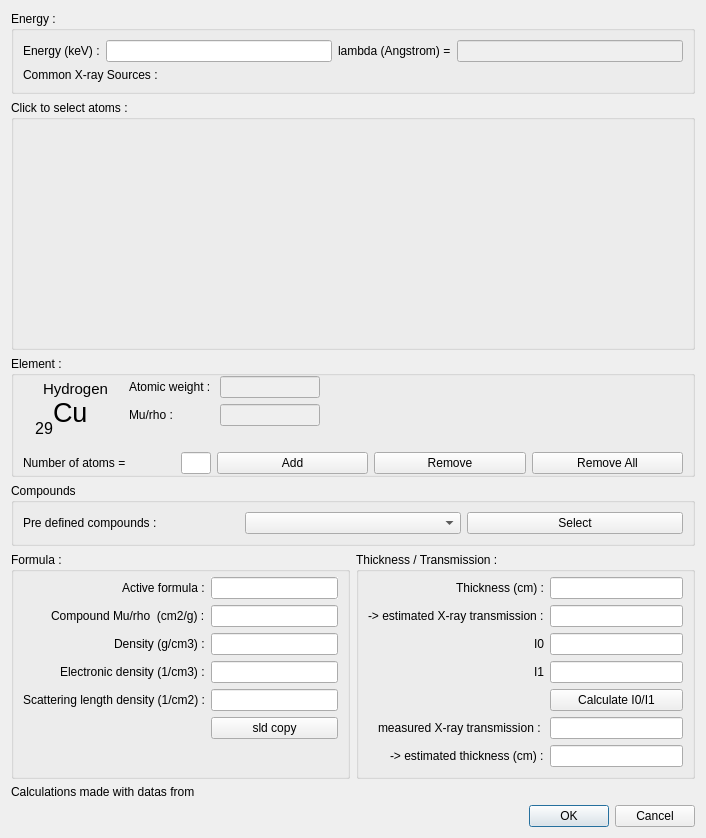
<?xml version="1.0" encoding="UTF-8"?>
<ui version="4.0">
 <class>absorption</class>
 <widget class="QDialog" name="absorption">
  <property name="windowModality">
   <enum>Qt::WindowModal</enum>
  </property>
  <property name="geometry">
   <rect>
    <x>0</x>
    <y>0</y>
    <width>706</width>
    <height>663</height>
   </rect>
  </property>
  <property name="maximumSize">
   <size>
    <width>16777215</width>
    <height>663</height>
   </size>
  </property>
  <property name="windowTitle">
   <string>X-Rays absorption tool</string>
  </property>
  <layout class="QVBoxLayout" name="verticalLayout">
   <item>
    <widget class="QGroupBox" name="groupBoxEnergy">
     <property name="maximumSize">
      <size>
       <width>16777215</width>
       <height>150</height>
      </size>
     </property>
     <property name="title">
      <string>Energy :</string>
     </property>
     <property name="flat">
      <bool>true</bool>
     </property>
     <layout class="QVBoxLayout" name="verticalLayout_2">
      <item>
       <layout class="QGridLayout" name="gridLayout">
        <item row="0" column="1">
         <widget class="QLineEdit" name="lineEnergy"/>
        </item>
        <item row="0" column="2">
         <widget class="QLabel" name="label_2">
          <property name="text">
           <string>lambda (Angstrom) =</string>
          </property>
         </widget>
        </item>
        <item row="0" column="0">
         <widget class="QLabel" name="label">
          <property name="text">
           <string>Energy (keV) :</string>
          </property>
         </widget>
        </item>
        <item row="0" column="3">
         <widget class="QLineEdit" name="lineLambda">
          <property name="enabled">
           <bool>false</bool>
          </property>
         </widget>
        </item>
       </layout>
      </item>
      <item>
       <layout class="QGridLayout" name="gridXraySources">
        <item row="0" column="0">
         <widget class="QLabel" name="label_3">
          <property name="text">
           <string>Common X-ray Sources :</string>
          </property>
         </widget>
        </item>
       </layout>
      </item>
     </layout>
    </widget>
   </item>
   <item>
    <widget class="QGroupBox" name="groupBoxTable">
     <property name="minimumSize">
      <size>
       <width>0</width>
       <height>250</height>
      </size>
     </property>
     <property name="maximumSize">
      <size>
       <width>16777215</width>
       <height>16777215</height>
      </size>
     </property>
     <property name="autoFillBackground">
      <bool>true</bool>
     </property>
     <property name="title">
      <string>Click to select atoms :</string>
     </property>
     <property name="flat">
      <bool>true</bool>
     </property>
     <layout class="QVBoxLayout" name="verticalLayout_3">
      <property name="spacing">
       <number>0</number>
      </property>
      <property name="leftMargin">
       <number>0</number>
      </property>
      <property name="topMargin">
       <number>0</number>
      </property>
      <property name="rightMargin">
       <number>0</number>
      </property>
      <property name="bottomMargin">
       <number>0</number>
      </property>
      <item>
       <layout class="QGridLayout" name="gridMendeleiev" rowstretch="0">
        <property name="spacing">
         <number>1</number>
        </property>
       </layout>
      </item>
     </layout>
    </widget>
   </item>
   <item>
    <widget class="QGroupBox" name="groupBox_3">
     <property name="title">
      <string>Element :</string>
     </property>
     <property name="flat">
      <bool>true</bool>
     </property>
     <layout class="QGridLayout" name="gridLayout_3">
      <property name="topMargin">
       <number>0</number>
      </property>
      <property name="bottomMargin">
       <number>0</number>
      </property>
      <item row="2" column="0" colspan="2">
       <layout class="QGridLayout" name="gridLayout_2">
        <item row="0" column="2">
         <widget class="QPushButton" name="btnAdd">
          <property name="text">
           <string>Add</string>
          </property>
         </widget>
        </item>
        <item row="0" column="3">
         <widget class="QPushButton" name="btnRemove">
          <property name="text">
           <string>Remove</string>
          </property>
         </widget>
        </item>
        <item row="0" column="1">
         <widget class="QLineEdit" name="lineNumberOfAtoms">
          <property name="maximumSize">
           <size>
            <width>30</width>
            <height>16777215</height>
           </size>
          </property>
         </widget>
        </item>
        <item row="0" column="4">
         <widget class="QPushButton" name="btnRemoveAll">
          <property name="text">
           <string>Remove All</string>
          </property>
         </widget>
        </item>
        <item row="0" column="0">
         <widget class="QLabel" name="label_9">
          <property name="text">
           <string>Number of atoms =</string>
          </property>
         </widget>
        </item>
       </layout>
      </item>
      <item row="1" column="0">
       <widget class="QWidget" name="widget" native="true">
        <property name="minimumSize">
         <size>
          <width>100</width>
          <height>70</height>
         </size>
        </property>
        <widget class="QLabel" name="ElementSymbol">
         <property name="geometry">
          <rect>
           <x>30</x>
           <y>20</y>
           <width>47</width>
           <height>33</height>
          </rect>
         </property>
         <property name="font">
          <font>
           <pointsize>20</pointsize>
          </font>
         </property>
         <property name="text">
          <string>Cu</string>
         </property>
         <property name="alignment">
          <set>Qt::AlignLeading|Qt::AlignLeft|Qt::AlignVCenter</set>
         </property>
        </widget>
        <widget class="QLabel" name="ElementAtomicNumber">
         <property name="geometry">
          <rect>
           <x>10</x>
           <y>40</y>
           <width>20</width>
           <height>24</height>
          </rect>
         </property>
         <property name="font">
          <font>
           <pointsize>12</pointsize>
          </font>
         </property>
         <property name="text">
          <string>29</string>
         </property>
         <property name="alignment">
          <set>Qt::AlignRight|Qt::AlignTrailing|Qt::AlignVCenter</set>
         </property>
        </widget>
        <widget class="QLabel" name="ElementName">
         <property name="geometry">
          <rect>
           <x>20</x>
           <y>0</y>
           <width>71</width>
           <height>25</height>
          </rect>
         </property>
         <property name="font">
          <font>
           <pointsize>11</pointsize>
          </font>
         </property>
         <property name="text">
          <string>Hydrogen</string>
         </property>
         <property name="alignment">
          <set>Qt::AlignLeading|Qt::AlignLeft|Qt::AlignVCenter</set>
         </property>
        </widget>
       </widget>
      </item>
      <item row="1" column="1">
       <layout class="QFormLayout" name="formLayout_2">
        <property name="fieldGrowthPolicy">
         <enum>QFormLayout::AllNonFixedFieldsGrow</enum>
        </property>
        <item row="0" column="0">
         <widget class="QLabel" name="label_7">
          <property name="text">
           <string>Atomic weight : </string>
          </property>
         </widget>
        </item>
        <item row="0" column="1">
         <widget class="QLineEdit" name="lineElementAtomicWeight">
          <property name="enabled">
           <bool>false</bool>
          </property>
          <property name="maximumSize">
           <size>
            <width>100</width>
            <height>16777215</height>
           </size>
          </property>
         </widget>
        </item>
        <item row="1" column="0">
         <widget class="QLabel" name="label_8">
          <property name="text">
           <string>Mu/rho :</string>
          </property>
         </widget>
        </item>
        <item row="1" column="1">
         <widget class="QLineEdit" name="lineElementMuRho">
          <property name="enabled">
           <bool>false</bool>
          </property>
          <property name="minimumSize">
           <size>
            <width>0</width>
            <height>15</height>
           </size>
          </property>
          <property name="maximumSize">
           <size>
            <width>100</width>
            <height>16777215</height>
           </size>
          </property>
         </widget>
        </item>
       </layout>
      </item>
     </layout>
    </widget>
   </item>
   <item>
    <layout class="QHBoxLayout" name="horizontalLayout_4">
     <property name="topMargin">
      <number>0</number>
     </property>
     <item>
      <widget class="QGroupBox" name="groupBox_4">
       <property name="minimumSize">
        <size>
         <width>0</width>
         <height>0</height>
        </size>
       </property>
       <property name="title">
        <string>Compounds</string>
       </property>
       <layout class="QHBoxLayout" name="horizontalLayout_5">
        <item>
         <widget class="QLabel" name="label_6">
          <property name="text">
           <string>Pre defined compounds :</string>
          </property>
         </widget>
        </item>
        <item>
         <widget class="QComboBox" name="listPreDefined"/>
        </item>
        <item>
         <widget class="QPushButton" name="AddPredefined">
          <property name="text">
           <string>Select</string>
          </property>
         </widget>
        </item>
       </layout>
      </widget>
     </item>
    </layout>
   </item>
   <item>
    <layout class="QHBoxLayout" name="horizontalLayout">
     <property name="topMargin">
      <number>0</number>
     </property>
     <item>
      <widget class="QGroupBox" name="groupBox_2">
       <property name="title">
        <string>Formula :</string>
       </property>
       <layout class="QHBoxLayout" name="horizontalLayout_3">
        <property name="topMargin">
         <number>5</number>
        </property>
        <item>
         <layout class="QFormLayout" name="formLayout_3">
          <property name="labelAlignment">
           <set>Qt::AlignRight|Qt::AlignTrailing|Qt::AlignVCenter</set>
          </property>
          <item row="0" column="0">
           <widget class="QLabel" name="label_10">
            <property name="text">
             <string>Active formula :</string>
            </property>
           </widget>
          </item>
          <item row="1" column="0">
           <widget class="QLabel" name="label_11">
            <property name="text">
             <string>Compound Mu/rho  (cm2/g) :</string>
            </property>
           </widget>
          </item>
          <item row="2" column="0">
           <widget class="QLabel" name="label_12">
            <property name="text">
             <string>Density (g/cm3) :</string>
            </property>
           </widget>
          </item>
          <item row="3" column="0">
           <widget class="QLabel" name="label_13">
            <property name="text">
             <string>Electronic density (1/cm3) :</string>
            </property>
           </widget>
          </item>
          <item row="0" column="1">
           <widget class="QLineEdit" name="lineActiveFormula">
            <property name="enabled">
             <bool>true</bool>
            </property>
            <property name="minimumSize">
             <size>
              <width>120</width>
              <height>0</height>
             </size>
            </property>
            <property name="font">
             <font>
              <weight>75</weight>
              <bold>true</bold>
             </font>
            </property>
            <property name="autoFillBackground">
             <bool>true</bool>
            </property>
           </widget>
          </item>
          <item row="1" column="1">
           <widget class="QLineEdit" name="lineCompoundMuRho">
            <property name="enabled">
             <bool>true</bool>
            </property>
            <property name="minimumSize">
             <size>
              <width>120</width>
              <height>0</height>
             </size>
            </property>
           </widget>
          </item>
          <item row="2" column="1">
           <widget class="QLineEdit" name="lineDensity">
            <property name="minimumSize">
             <size>
              <width>120</width>
              <height>0</height>
             </size>
            </property>
           </widget>
          </item>
          <item row="3" column="1">
           <widget class="QLineEdit" name="lineElectronicDensity">
            <property name="enabled">
             <bool>true</bool>
            </property>
            <property name="minimumSize">
             <size>
              <width>120</width>
              <height>0</height>
             </size>
            </property>
           </widget>
          </item>
          <item row="4" column="1">
           <widget class="QLineEdit" name="lineScatteringLengthDensity">
            <property name="enabled">
             <bool>true</bool>
            </property>
            <property name="minimumSize">
             <size>
              <width>120</width>
              <height>0</height>
             </size>
            </property>
           </widget>
          </item>
          <item row="4" column="0">
           <widget class="QLabel" name="label_14">
            <property name="text">
             <string>Scattering length density (1/cm2) :</string>
            </property>
           </widget>
          </item>
          <item row="5" column="1">
           <widget class="QPushButton" name="sldCopyButton">
            <property name="text">
             <string>sld copy</string>
            </property>
           </widget>
          </item>
         </layout>
        </item>
       </layout>
      </widget>
     </item>
     <item>
      <widget class="QGroupBox" name="groupBox">
       <property name="title">
        <string>Thickness / Transmission :</string>
       </property>
       <layout class="QHBoxLayout" name="horizontalLayout_2">
        <property name="topMargin">
         <number>5</number>
        </property>
        <item>
         <layout class="QFormLayout" name="formLayout_4">
          <property name="fieldGrowthPolicy">
           <enum>QFormLayout::AllNonFixedFieldsGrow</enum>
          </property>
          <property name="labelAlignment">
           <set>Qt::AlignRight|Qt::AlignTrailing|Qt::AlignVCenter</set>
          </property>
          <item row="1" column="0">
           <widget class="QLabel" name="label_15">
            <property name="text">
             <string>Thickness (cm) :</string>
            </property>
           </widget>
          </item>
          <item row="1" column="1">
           <widget class="QLineEdit" name="lineThickness"/>
          </item>
          <item row="2" column="0">
           <widget class="QLabel" name="label_16">
            <property name="text">
             <string>-&gt; estimated X-ray transmission :</string>
            </property>
           </widget>
          </item>
          <item row="2" column="1">
           <widget class="QLineEdit" name="lineXRayTransmission">
            <property name="enabled">
             <bool>true</bool>
            </property>
           </widget>
          </item>
          <item row="3" column="0">
           <widget class="QLabel" name="label_17">
            <property name="text">
             <string>I0</string>
            </property>
           </widget>
          </item>
          <item row="3" column="1">
           <widget class="QLineEdit" name="lineEditI0"/>
          </item>
          <item row="6" column="0">
           <widget class="QLabel" name="label_4">
            <property name="text">
             <string>measured X-ray transmission : </string>
            </property>
           </widget>
          </item>
          <item row="6" column="1">
           <widget class="QLineEdit" name="lineXRayMeasuredTransmission"/>
          </item>
          <item row="7" column="0">
           <widget class="QLabel" name="label_5">
            <property name="text">
             <string>-&gt; estimated thickness (cm) :</string>
            </property>
           </widget>
          </item>
          <item row="7" column="1">
           <widget class="QLineEdit" name="lineEstimatedThickness"/>
          </item>
          <item row="4" column="1">
           <widget class="QLineEdit" name="lineEditI1"/>
          </item>
          <item row="4" column="0">
           <widget class="QLabel" name="label_18">
            <property name="text">
             <string>I1</string>
            </property>
           </widget>
          </item>
          <item row="5" column="1">
           <widget class="QPushButton" name="btnCalcTr">
            <property name="text">
             <string>Calculate I0/I1</string>
            </property>
           </widget>
          </item>
         </layout>
        </item>
       </layout>
      </widget>
     </item>
    </layout>
   </item>
   <item>
    <widget class="QLabel" name="labelLib">
     <property name="text">
      <string>Calculations made with datas from </string>
     </property>
     <property name="textFormat">
      <enum>Qt::AutoText</enum>
     </property>
    </widget>
   </item>
   <item>
    <widget class="QDialogButtonBox" name="buttonBox">
     <property name="orientation">
      <enum>Qt::Horizontal</enum>
     </property>
     <property name="standardButtons">
      <set>QDialogButtonBox::Cancel|QDialogButtonBox::Ok</set>
     </property>
    </widget>
   </item>
  </layout>
 </widget>
 <resources/>
 <connections>
  <connection>
   <sender>buttonBox</sender>
   <signal>accepted()</signal>
   <receiver>absorption</receiver>
   <slot>accept()</slot>
   <hints>
    <hint type="sourcelabel">
     <x>248</x>
     <y>254</y>
    </hint>
    <hint type="destinationlabel">
     <x>157</x>
     <y>274</y>
    </hint>
   </hints>
  </connection>
  <connection>
   <sender>buttonBox</sender>
   <signal>rejected()</signal>
   <receiver>absorption</receiver>
   <slot>reject()</slot>
   <hints>
    <hint type="sourcelabel">
     <x>316</x>
     <y>260</y>
    </hint>
    <hint type="destinationlabel">
     <x>286</x>
     <y>274</y>
    </hint>
   </hints>
  </connection>
 </connections>
</ui>
